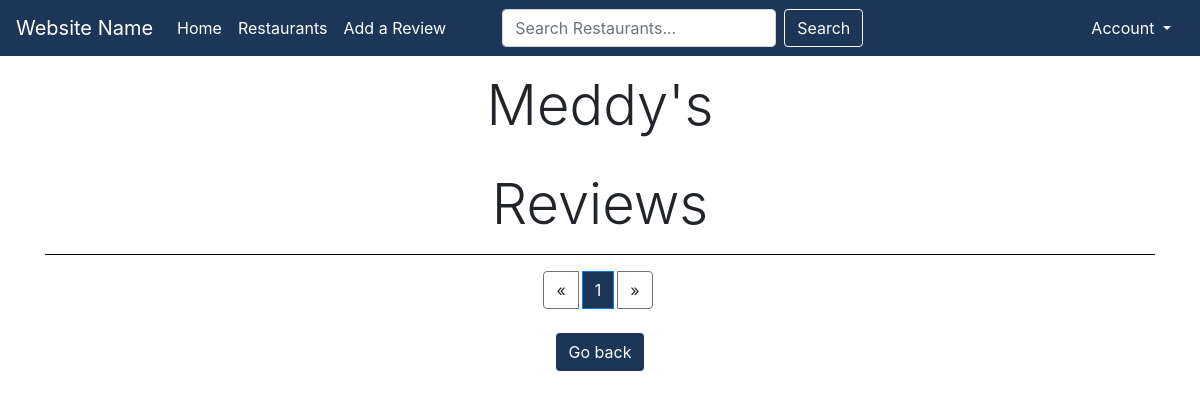
The page /all-reviews/122/ on the database as committed earlier.
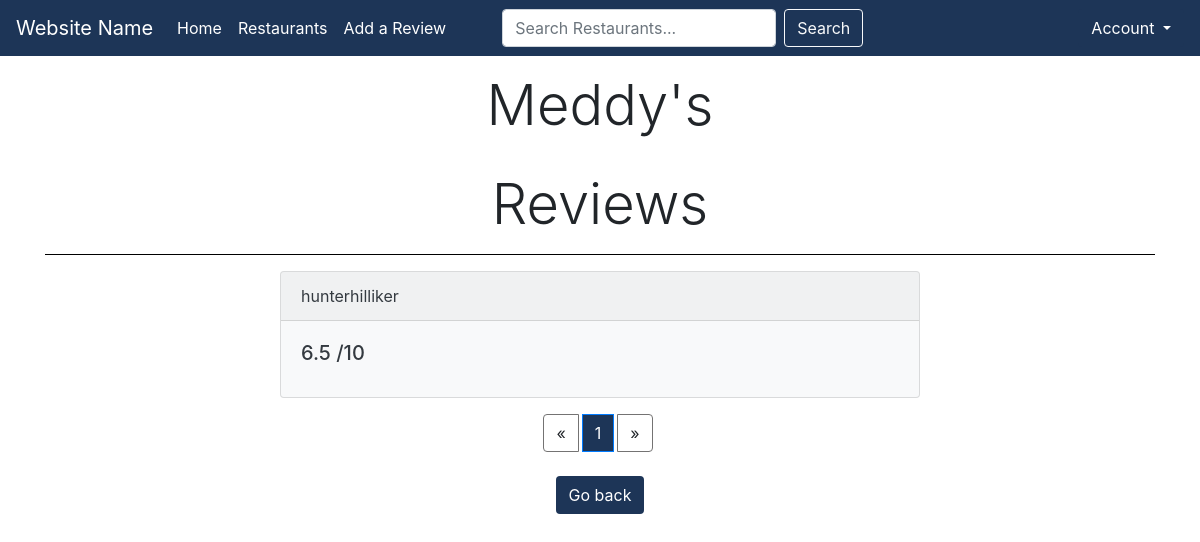
The same page on the database as committed later.
### restaurants/models.py (models this page shows, shortened)
class Restaurant(models.Model):
    name = models.CharField(max_length=100, null=False)
    tags = models.CharField(max_length=50, null=True)
    class Meta:
        db_table = "restaurant"

class Rating(models.Model):
    user = models.ForeignKey(
        User, on_delete=models.CASCADE, null=False)
    restaurant = models.ForeignKey(
        Restaurant, on_delete=models.CASCADE, null=False)
    rating = models.DecimalField(decimal_places=1, max_digits=3)
    review = models.TextField(null=True, blank=True)
    updated = models.DateTimeField(auto_now=True)
    created = models.DateTimeField(auto_now_add=True)
    class Meta:
        ordering = ['-updated', '-created']

### restaurants/views.py (the view)
# urls.py: path("all-reviews/<str:pk>/", views.allReviews, name="all-reviews"),
def allReviews(request, pk):
    restaurant = Restaurant.objects.get(id=pk)
    try:
        reviews = Rating.objects.filter(restaurant__id=pk)
        paginator = Paginator(reviews, 10)
        page_number = request.GET.get('page', 1)
        page_obj = paginator.get_page(page_number)
        page_obj.adjusted_elided_pages = paginator.get_elided_page_range(page_number, on_each_side=2)
        context = {'restaurant': restaurant,  'reviews': reviews, 'page_obj': page_obj}
    except:
        context = {'restaurant': restaurant}
        redirect('restaurant/' + pk)
    return render(request, "restaurants/all-restaurant-reviews.html", context)

### restaurants/templates/restaurants/all-restaurant-reviews.html (shortened to what this page needs)
{% extends 'restaurants/base.html' %}
{% block content %}
  <div>
      <h1 class="display-4 text-center">{{restaurant.name}}</h1>
      <br>
  </div>
<div class="container">
    <h1 class="display-4 text-center">Reviews</h1>
  <hr size="10" color="#000000" noshade>
  {% for review in page_obj %}
  <div class="card text-dark bg-light mb-3">
    <div class="card-header">{{review.user}}</div>
      <div class="card-body">
        <h5 class="card-title">{{review.rating}} /10</h5>
      </div>
  </div>
  {% endfor %}
  <nav class="mt-3" aria-label="Page navigation">
    <ul class="pagination justify-content-center flex-wrap mt-2 mb-4">
      {% if page_obj.has_previous %}
          <li class="page-item mr-1"><a class="page-link" href="?page={{ page_obj.previous_page_number }}">&laquo;</a></li>
      {% else %}
          <li class="page-item mr-1"><a class="page-link">&laquo;</a></li>
      {% endif %}
      {% for i in page_obj.adjusted_elided_pages|default_if_none:page_obj.paginator.get_elided_page_range %}
          {% if page_obj.number == i %}
              <li class="active page-item mr-1"><span class="page-link" id="activeItem">{{ i }} <span class="sr-only">(current)</span></span>
              </li>
          {% else %}
              {% if i == page_obj.paginator.ELLIPSIS %}
                  <li class="page-item mr-1"><a class="page-link">{{ i }}</a></li>
              {% else %}
                  <li class="page-item mr-1"><a class="page-link" href="?page={{ i }}">{{ i }}</a></li>
              {% endif %}
          {% endif %}
      {% endfor %}
      {% if page_obj.has_next %}
          <li class="page-item mr-1"><a class="page-link" href="?page={{ page_obj.next_page_number }}">&raquo;</a></li>
      {% else %}
          <li class="page-item mr-1"><a class="page-link">&raquo;</a></li>
      {% endif %}
  </ul></nav>
    <div class="d-flex justify-content-center">
        <a class="btn darkBlue mb-1" href="{% url 'restaurant' restaurant.id %}">Go back</a>
    </div>
</div>
{% endblock %}

### restaurants/templates/restaurants/base.html (shortened to what this page needs)
<!DOCTYPE html>
<html>
    <head>
        <link rel="stylesheet" href="https://stackpath.bootstrapcdn.com/bootstrap/4.3.1/css/bootstrap.min.css">
        <link href="https://cdn.jsdelivr.net/npm/select2@4.1.0-rc.0/dist/css/select2.min.css" rel="stylesheet" />
    </head>
    <body>
        <nav class="navbar sticky-top navbar-expand-lg navbar-dark mb-3" style="background-color: #1d3557">
            <a class="navbar-brand" href="/">Website Name</a>
            <div class="collapse navbar-collapse justify-content-between" id="navbarNavDropdown">
                <ul class="navbar-nav">
                    <li class="nav-item">
                        <a class="nav-link active" href="/">Home</a>
                    </li>
                    <li class="nav-item">
                        <a class="nav-link active" href="{% url 'restaurants' %}">Restaurants</a>
                    </li>
                    <li class="nav-item">
                        <a class="nav-link active" href="{% url 'addrating' %}">Add a Review</a>
                    </li>
                    <form class="form-inline mb-0 ml-5" action="{% url 'restaurants' %}" method="POST">
                        <input class="form-control mr-sm-2" method="POST" type="search" placeholder="Search Restaurants..." aria-label="Search" name="search">
                        <button id="searchButton" class="btn btn-outline-light my-2 my-sm-0" type="submit">Search</button>
                    </form>
                </ul>
            </div>
            <div class="dropdown">
                <button class="btn darkBlue dropdown-toggle" type="button" id="dropdownMenuButton" data-toggle="dropdown" aria-haspopup="true" aria-expanded="false">
                    Account
                </button>
              </div>
        </nav>
        <div id="content", name="content">
            {% block content %}
            {% endblock %}
        </div>
    </body>
</html>

### restaurants/templates/restaurants/base.html (style rules this page uses)
.darkBlue { background-color: #1d3557; color: white; }
.nav-link { border-radius:5px; }

### restaurants/templates/restaurants/all-restaurant-reviews.html (style rules this page uses)
.darkBlue { background-color: #1d3557; color: white; }
.card { max-width: 40rem; margin: 0 auto; }
.page-link { border-color: #747373; }
#activeItem { background-color: #1d3557; }

Rows that differ between the two databases and show on the page:
added Rating: user "hunterhilliker", rating "6.5"
